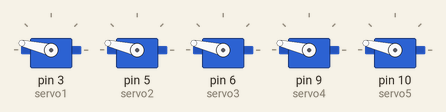
Bench run of a sketch on a simulated Arduino Uno, built with avr-gcc and run on an emulated ATmega328P. Shown: 5 × servo.

Above: at 2.05 s.
At 2.55 s:
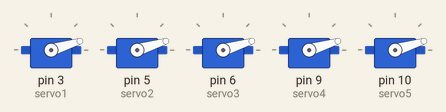
At 3.1 s:
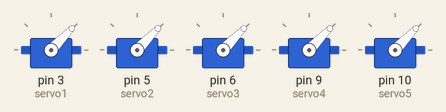
At 3.5 s:
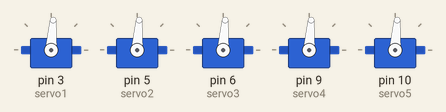
At 3.85 s:
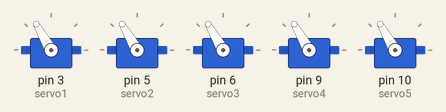
At 4.2 s:
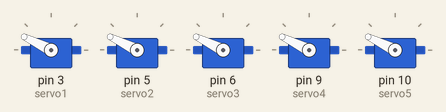
Timing chart, 0 to 7.7 s (numbered marks = the images above):
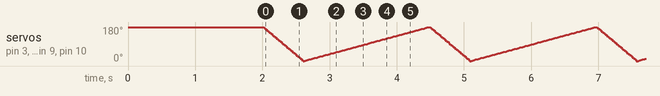

The sketch:

servos.ino
```cpp
#include<Servo.h>

Servo servo1;
Servo servo2;
Servo servo3;
Servo servo4;
Servo servo5;


void setup() {
  // put your setup code here, to run once:
servo1.attach(3);
servo2.attach(5);
servo3.attach(6);
servo4.attach(9);
servo5.attach(10);


servo1.write(180);
servo2.write(180);
servo3.write(180);
servo4.write(180);
servo5.write(180);

delay(2000);
}

void loop() {
  // put your main code here, to run repeatedly:
      for(int i = 180; i>=0; i--)

  {

  servo1.write(i);
  servo2.write(i);
  servo3.write(i);
  servo4.write(i);
  servo5.write(i);
    delay(3);
  }
  for( int i = 0; i <= 180; i++)
    {

  servo1.write(i);
  servo2.write(i);
  servo3.write(i);
  servo4.write(i);
  servo5.write(i);
    delay(10);
    }
delay(5);

}
```
